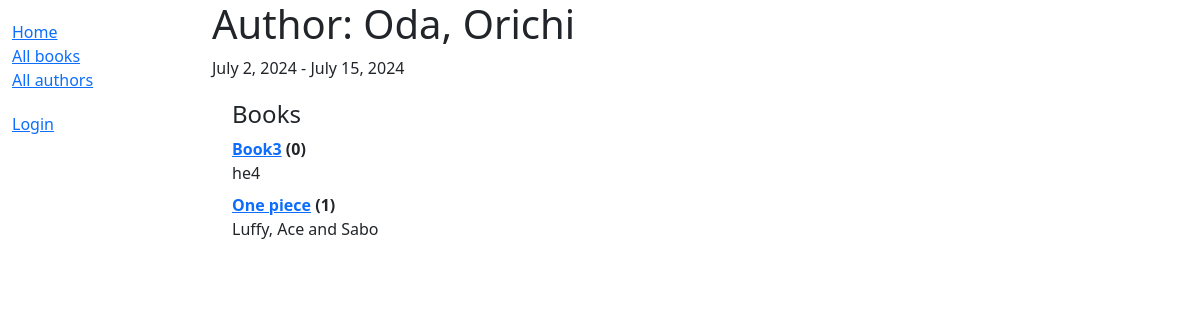
Before: /catalog/author/1 with the older database file.
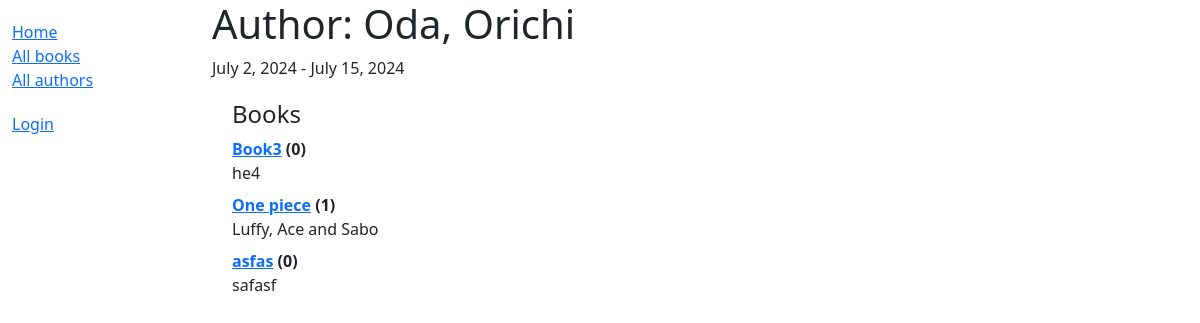
After: the same page with the newer database file.
### catalog/models.py (models this page shows, shortened)
class Book(models.Model):
    title = models.CharField(max_length=200)
    author = models.ForeignKey('Author', on_delete=models.RESTRICT, null=True)
    summary = models.TextField(
        max_length=1000, help_text="Enter a brief description of the book")
    isbn = models.CharField('ISBN', max_length=13,
                            unique=True,
                            help_text='13 Character <a href="https://www.isbn-international.org/content/what-isbn'
                                      '">ISBN number</a>')
    genre = models.ManyToManyField(
        Genre, help_text="Select a genre for this book")
    language = models.ForeignKey(
        'Language', on_delete=models.SET_NULL, null=True
    )
    class Meta:
        ordering = ['title', 'author']
    def __str__(self):
        return self.title
    def display_genre(self):
        """Create a string for the Genre. This is required to display genre in Admin."""
        return ', '.join(genre.name for genre in self.genre.all()[:3])
    display_genre.short_description = 'Genre'

### catalog/views.py (the view, shortened to what this page needs)
# urls.py: path('author/<int:pk>', views.AuthorDetailView.as_view(), name='author-detail'),
class AuthorDetailView(generic.DetailView):
    model = Author

### catalog/templates/catalog/author_detail.html (shortened to what this page needs)
<!DOCTYPE html>
<html lang="en">
<head>
</head>
<body>
{% extends "base_generic.html" %}
{% block content %}
    <h1>Author: {{ author.first_name }}, {{ author.last_name }}</h1>
    <a>{{author.date_of_birth}} - {% if author.date_of_death %}{{author.date_of_death}}{% endif %}</a>
<div style="margin-left:20px;margin-top:20px">
<h4>Books</h4>
<dl>
{% for book in author.book_set.all %}
  <dt><a href="{% url 'book-detail' book.pk %}">{{book}}</a> ({{book.bookinstance_set.all.count}})</dt>
  <dd>{{book.summary}}</dd>
  {% empty %}
  <p>This author has no books.</p>
{% endfor %}
</dl>
</div>
{% endblock %}
{% block sidebar %}
  {{ block.super }}
{% endblock %}

Changed rows visible on the page:
added Book: title "asfas", bookinstance_set.all.count "0", summary "safasf"
